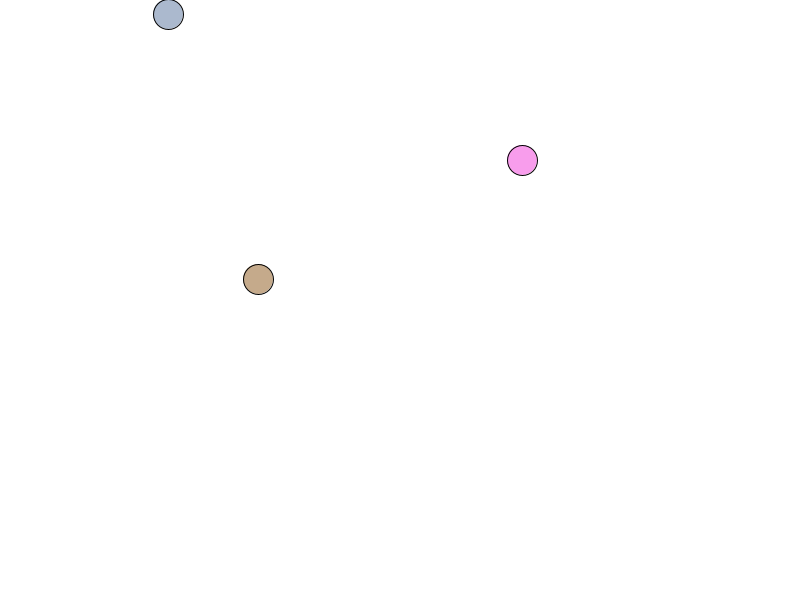
Frame 1 (no input)
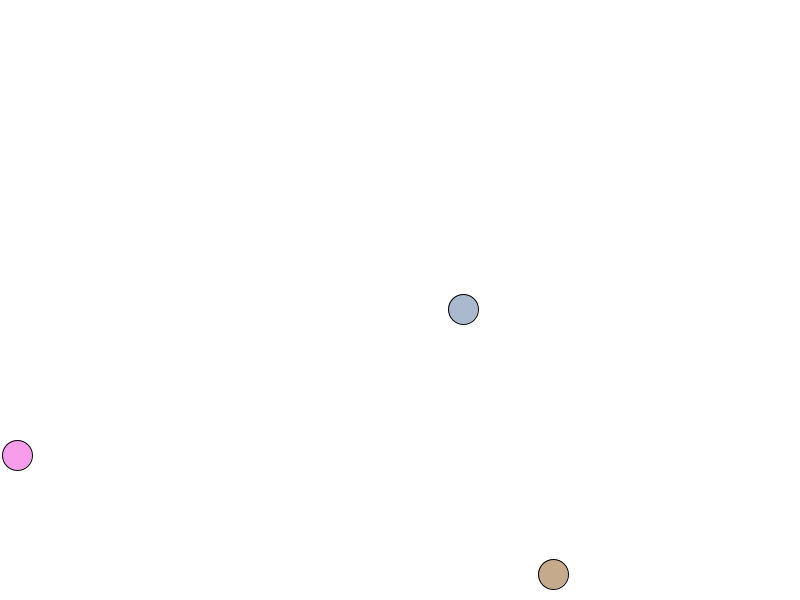
Frame 60 (the mouse pressed at the canvas centre just before this capture)
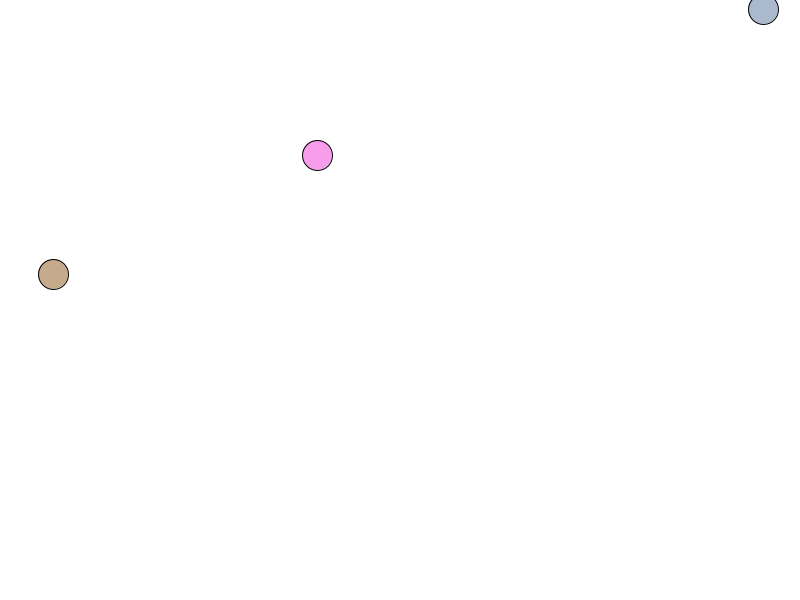
Frame 120 (the mouse held since frame 60 and released just before this capture)

The Processing sketch that drew these frames (run headless with seeded random() and noise(); from frame 60 on, the mouse is pressed at the canvas centre):

// Processing sketch: threeCircle
// ── threeCircle.pde
int cx0;
int cy0;
color cc0;
int cx1;
int cy1;
color cc1;
int cx2;
int cy2;
color cc2;

void setup()
{
  size(800, 600);
  
  cx0 = int(random(width));
  cy0 = int(random(height));
  cc0 = color(random(255), random(255), random(255), 128);
  cx1 = int(random(width));
  cy1 = int(random(height));
  cc1 = color(random(255), random(255), random(255), 128);
  cx2 = int(random(width));
  cy2 = int(random(height));
  cc2= color(random(255), random(255), random(255), 128);
}

void draw()
{
  background(255);
  
  cx0 += 5;
  cy0 += 5;
  fill(cc0);
  ellipse(cx0, cy0, 30, 30);
  cx0 = cx0 % width;
  cy0 = cy0 % height;
  
  cx1 += 5;
  cy1 += 5;
  fill(cc1);
  ellipse(cx1, cy1, 30, 30);
  cx1 = cx1 % width;
  cy1 = cy1 % height;
  
  cx2 += 5;
  cy2 += 5;
  fill(cc2);
  ellipse(cx2, cy2, 30, 30);
  cx2 = cx2 % width;
  cy2 = cy2 % height;
}
